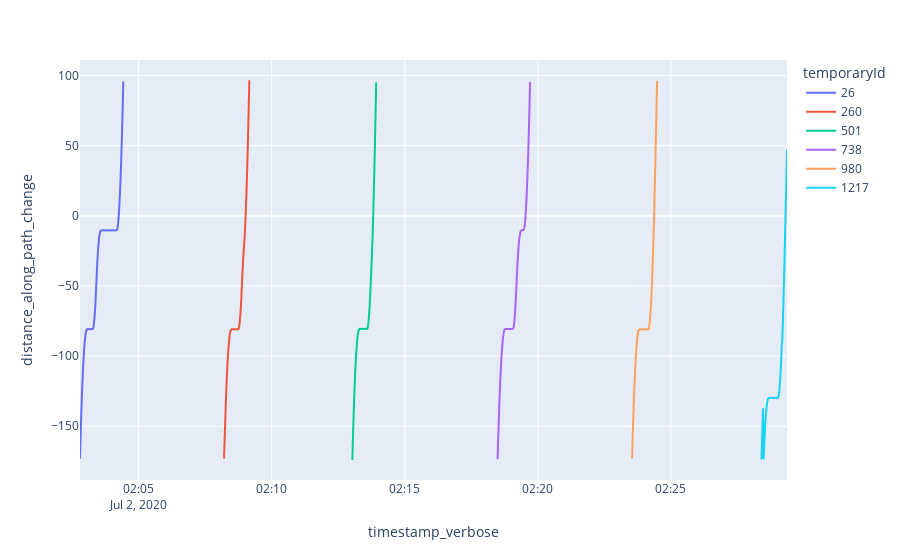
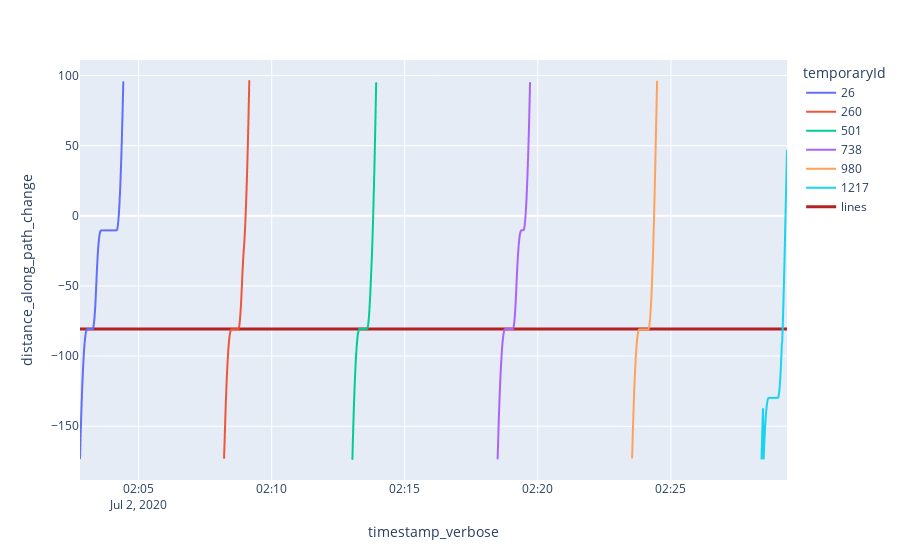

Notebook cell for these charts, in order:
### Code cell
import plotly.express as px
#fig_pdx_street = px.line(x=df_bsm_id_pdx_street.timestamp_verbose, y= df_bsm_id_pdx_street.distance_along_path,title = 'Using distance along path')
#fig_pdx_street.update_xaxes(rangeslider_visible=True) 
fig = px.line(df_bsm_pdx_broadway_try_1, x='timestamp_verbose', y='distance_along_path_change', color='temporaryId')
fig.show()
fig.add_trace(go.Scatter(x=df_bsm_id_pdx_street.timestamp_verbose, y= df_bsm_id_pdx_street.distance_along_path,
                        mode = 'lines', name = 'lines', line=dict(color='firebrick', width=3)))

### Figure 1 — Plotly figure (JSON) as saved in the notebook; plotly's stock layout.template omitted (floating-point values rounded to 4 significant figures; data arrays with more than 128 entries replaced by an {"elided": "..."} marker saying what was removed)
{"data": [{"hovertemplate": "temporaryId=26<br>timestamp_verbose=%{x}<br>distance_along_path_change=%{y}<extra></extra>", "legendgroup": "26", "line": {"color": "#636efa", "dash": "solid"}, "mode": "lines", "name": "26", "showlegend": true, "type": "scattergl", "x": {"elided": "568 str values"}, "xaxis": "x", "y": {"elided": "568 float values"}, "yaxis": "y"}, {"hovertemplate": "temporaryId=260<br>timestamp_verbose=%{x}<br>distance_along_path_change=%{y}<extra></extra>", "legendgroup": "260", "line": {"color": "#EF553B", "dash": "solid"}, "mode": "lines", "name": "260", "showlegend": true, "type": "scattergl", "x": {"elided": "284 str values"}, "xaxis": "x", "y": {"elided": "284 float values"}, "yaxis": "y"}, {"hovertemplate": "temporaryId=501<br>timestamp_verbose=%{x}<br>distance_along_path_change=%{y}<extra></extra>", "legendgroup": "501", "line": {"color": "#00cc96", "dash": "solid"}, "mode": "lines", "name": "501", "showlegend": true, "type": "scattergl", "x": {"elided": "247 str values"}, "xaxis": "x", "y": {"elided": "247 float values"}, "yaxis": "y"}, {"hovertemplate": "temporaryId=738<br>timestamp_verbose=%{x}<br>distance_along_path_change=%{y}<extra></extra>", "legendgroup": "738", "line": {"color": "#ab63fa", "dash": "solid"}, "mode": "lines", "name": "738", "showlegend": true, "type": "scattergl", "x": {"elided": "381 str values"}, "xaxis": "x", "y": {"elided": "381 float values"}, "yaxis": "y"}, {"hovertemplate": "temporaryId=980<br>timestamp_verbose=%{x}<br>distance_along_path_change=%{y}<extra></extra>", "legendgroup": "980", "line": {"color": "#FFA15A", "dash": "solid"}, "mode": "lines", "name": "980", "showlegend": true, "type": "scattergl", "x": {"elided": "248 str values"}, "xaxis": "x", "y": {"elided": "248 float values"}, "yaxis": "y"}, {"hovertemplate": "temporaryId=1217<br>timestamp_verbose=%{x}<br>distance_along_path_change=%{y}<extra></extra>", "legendgroup": "1217", "line": {"color": "#19d3f3", "dash": "solid"}, "mode": "lines", "name": "1217", "showlegend": true, "type": "scattergl", "x": {"elided": "240 str values"}, "xaxis": "x", "y": {"elided": "240 float values"}, "yaxis": "y"}], "layout": {"legend": {"title": {"text": "temporaryId"}, "tracegroupgap": 0}, "margin": {"t": 60}, "xaxis": {"anchor": "y", "domain": [0, 1], "title": {"text": "timestamp_verbose"}}, "yaxis": {"anchor": "x", "domain": [0, 1], "title": {"text": "distance_along_path_change"}}}}

### Figure 2 — Plotly figure (JSON) as saved in the notebook; plotly's stock layout.template omitted (floating-point values rounded to 4 significant figures; data arrays with more than 128 entries replaced by an {"elided": "..."} marker saying what was removed)
{"data": [{"hovertemplate": "temporaryId=26<br>timestamp_verbose=%{x}<br>distance_along_path_change=%{y}<extra></extra>", "legendgroup": "26", "line": {"color": "#636efa", "dash": "solid"}, "mode": "lines", "name": "26", "showlegend": true, "type": "scattergl", "x": {"elided": "568 str values"}, "xaxis": "x", "y": {"elided": "568 float values"}, "yaxis": "y"}, {"hovertemplate": "temporaryId=260<br>timestamp_verbose=%{x}<br>distance_along_path_change=%{y}<extra></extra>", "legendgroup": "260", "line": {"color": "#EF553B", "dash": "solid"}, "mode": "lines", "name": "260", "showlegend": true, "type": "scattergl", "x": {"elided": "284 str values"}, "xaxis": "x", "y": {"elided": "284 float values"}, "yaxis": "y"}, {"hovertemplate": "temporaryId=501<br>timestamp_verbose=%{x}<br>distance_along_path_change=%{y}<extra></extra>", "legendgroup": "501", "line": {"color": "#00cc96", "dash": "solid"}, "mode": "lines", "name": "501", "showlegend": true, "type": "scattergl", "x": {"elided": "247 str values"}, "xaxis": "x", "y": {"elided": "247 float values"}, "yaxis": "y"}, {"hovertemplate": "temporaryId=738<br>timestamp_verbose=%{x}<br>distance_along_path_change=%{y}<extra></extra>", "legendgroup": "738", "line": {"color": "#ab63fa", "dash": "solid"}, "mode": "lines", "name": "738", "showlegend": true, "type": "scattergl", "x": {"elided": "381 str values"}, "xaxis": "x", "y": {"elided": "381 float values"}, "yaxis": "y"}, {"hovertemplate": "temporaryId=980<br>timestamp_verbose=%{x}<br>distance_along_path_change=%{y}<extra></extra>", "legendgroup": "980", "line": {"color": "#FFA15A", "dash": "solid"}, "mode": "lines", "name": "980", "showlegend": true, "type": "scattergl", "x": {"elided": "248 str values"}, "xaxis": "x", "y": {"elided": "248 float values"}, "yaxis": "y"}, {"hovertemplate": "temporaryId=1217<br>timestamp_verbose=%{x}<br>distance_along_path_change=%{y}<extra></extra>", "legendgroup": "1217", "line": {"color": "#19d3f3", "dash": "solid"}, "mode": "lines", "name": "1217", "showlegend": true, "type": "scattergl", "x": {"elided": "240 str values"}, "xaxis": "x", "y": {"elided": "240 float values"}, "yaxis": "y"}, {"line": {"color": "firebrick", "width": 3}, "mode": "lines", "name": "lines", "type": "scatter", "x": {"elided": "1968 str values"}, "y": {"elided": "1968 float values"}}], "layout": {"legend": {"title": {"text": "temporaryId"}, "tracegroupgap": 0}, "margin": {"t": 60}, "xaxis": {"anchor": "y", "domain": [0, 1], "title": {"text": "timestamp_verbose"}}, "yaxis": {"anchor": "x", "domain": [0, 1], "title": {"text": "distance_along_path_change"}}}}
